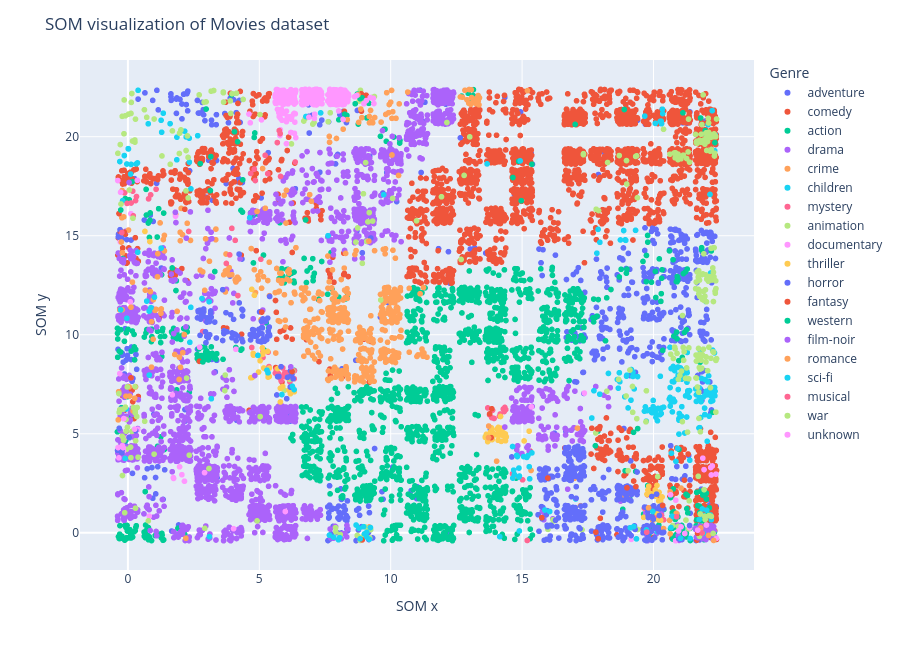

The notebook cell saved with this chart:
### Code cell
winning_neurons = np.array([som.winner(x) for x in features_movies])
offset = np.random.uniform(-0.4, 0.4, size=winning_neurons.shape)
wn = winning_neurons + offset

som_df = pd.DataFrame({
    'x': wn[:, 0],
    'y': wn[:, 1],
    'Genre': movies['genres'].apply(lambda x: x[0] if len(x) > 0 else 'unknown').values,
    'Title': movies['title'].values
})

fig = px.scatter(
    som_df,
    x='x', y='y',
    color='Genre',
    hover_data={'Title': True, 'Genre': True, 'x': False, 'y': False},
    width=900, height=650
)
fig.update_layout(
    title='SOM visualization of Movies dataset',
    xaxis_title='SOM x',
    yaxis_title='SOM y',
)
fig.show()

### Figure 1 — Plotly figure (JSON) as saved in the notebook; plotly's stock layout.template omitted (floating-point values rounded to 4 significant figures; data arrays with more than 128 entries replaced by an {"elided": "..."} marker saying what was removed)
{"data": [{"customdata": {"elided": "652x2 str values"}, "hovertemplate": "Genre=%{customdata[1]}<br>Title=%{customdata[0]}<extra></extra>", "legendgroup": "adventure", "marker": {"color": "#636efa", "symbol": "circle"}, "mode": "markers", "name": "adventure", "showlegend": true, "type": "scattergl", "x": {"elided": "652 float values"}, "xaxis": "x", "y": {"elided": "652 float values"}, "yaxis": "y"}, {"customdata": {"elided": "2776x2 str values"}, "hovertemplate": "Genre=%{customdata[1]}<br>Title=%{customdata[0]}<extra></extra>", "legendgroup": "comedy", "marker": {"color": "#EF553B", "symbol": "circle"}, "mode": "markers", "name": "comedy", "showlegend": true, "type": "scattergl", "x": {"elided": "2776 float values"}, "xaxis": "x", "y": {"elided": "2776 float values"}, "yaxis": "y"}, {"customdata": {"elided": "1828x2 str values"}, "hovertemplate": "Genre=%{customdata[1]}<br>Title=%{customdata[0]}<extra></extra>", "legendgroup": "action", "marker": {"color": "#00cc96", "symbol": "circle"}, "mode": "markers", "name": "action", "showlegend": true, "type": "scattergl", "x": {"elided": "1828 float values"}, "xaxis": "x", "y": {"elided": "1828 float values"}, "yaxis": "y"}, {"customdata": {"elided": "2218x2 str values"}, "hovertemplate": "Genre=%{customdata[1]}<br>Title=%{customdata[0]}<extra></extra>", "legendgroup": "drama", "marker": {"color": "#ab63fa", "symbol": "circle"}, "mode": "markers", "name": "drama", "showlegend": true, "type": "scattergl", "x": {"elided": "2218 float values"}, "xaxis": "x", "y": {"elided": "2218 float values"}, "yaxis": "y"}, {"customdata": {"elided": "534x2 str values"}, "hovertemplate": "Genre=%{customdata[1]}<br>Title=%{customdata[0]}<extra></extra>", "legendgroup": "crime", "marker": {"color": "#FFA15A", "symbol": "circle"}, "mode": "markers", "name": "crime", "showlegend": true, "type": "scattergl", "x": {"elided": "534 float values"}, "xaxis": "x", "y": {"elided": "534 float values"}, "yaxis": "y"}, {"customdata": {"elided": "197x2 str values"}, "hovertemplate": "Genre=%{customdata[1]}<br>Title=%{customdata[0]}<extra></extra>", "legendgroup": "children", "marker": {"color": "#19d3f3", "symbol": "circle"}, "mode": "markers", "name": "children", "showlegend": true, "type": "scattergl", "x": {"elided": "197 float values"}, "xaxis": "x", "y": {"elided": "197 float values"}, "yaxis": "y"}, {"customdata": [["Twelve Monkeys (a.k.a. 12 Monkeys) (1995)", "mystery"], ["Seven (a.k.a. Se7en) (1995)", "mystery"], ["Unforgettable (1996)", "mystery"], ["Just Cause (1995)", "mystery"], ["Underneath (1995)", "mystery"], ["True Crime (1996)", "mystery"], ["Rear Window (1954)", "mystery"], ["Spellbound (1945)", "mystery"], ["Absolute Power (1997)", "mystery"], ["Stage Fright (1950)", "mystery"], ["Saboteur (1942)", "mystery"], ["Mortal Thoughts (1991)", "mystery"], ["Stepford Wives, The (1975)", "mystery"], ["Dead Again (1991)", "mystery"], ["Pacific Heights (1990)", "mystery"], ["Eyes of Laura Mars (1978)", "mystery"], ["Jennifer 8 (1992)", "mystery"], ["Memento (2000)", "mystery"], ["Obsession (1976)", "mystery"], ["Masquerade (1988)", "mystery"], ["Cat o' Nine Tails, The (Gatto a nove code, Il) (1971)", "mystery"], ["Vanishing, The (1993)", "mystery"], ["Dressed to Kill (1980)", "mystery"], ["Vanilla Sky (2001)", "mystery"], ["Seconds (1966)", "mystery"], ["Blow Out (1981)", "mystery"], ["Truth About Charlie, The (2002)", "mystery"], ["Andromeda Strain, The (1971)", "mystery"], ["Shattered (1991)", "mystery"], ["Secret Window (2004)", "mystery"], ["Body Double (1984)", "mystery"], ["Maltese Falcon, The (a.k.a. Dangerous Female) (1931)", "mystery"], ["Fear X (2003)", "mystery"], ["Sherlock Holmes: The Woman in Green (1945)", "mystery"], ["Old Boy (2003)", "mystery"], ["Bunny Lake Is Missing (1965)", "mystery"], ["District 9 (2009)", "mystery"], ["Buried (2010)", "mystery"], ["Exam (2009)", "mystery"], ["Super 8 (2011)", "mystery"], ["Raven, The (2012)", "mystery"], ["Enemy (2013)", "mystery"], ["The Boy Next Door (2015)", "mystery"], ["Narcopolis (2014)", "mystery"], ["Death Note Rewrite: Genshisuru Kami (2007)", "mystery"], ["Project X (1968)", "mystery"], ["The Wailing (2016)", "mystery"], ["Inferno (2016)", "mystery"]], "hovertemplate": "Genre=%{customdata[1]}<br>Title=%{customdata[0]}<extra></extra>", "legendgroup": "mystery", "marker": {"color": "#FF6692", "symbol": "circle"}, "mode": "markers", "name": "mystery", "showlegend": true, "type": "scattergl", "x": [5.897, 6.019, 15.02, 6.001, 5.612, 5.74, 3.745, 4.084, 14.38, 3.955, 3.873, 13.93, 5.14, 5.761, 5.641, 4.712, 14.28, 6.165, 5.337, 20.31, 5.142, 14.14, 19.65, 14.64, 4.186, 5.368, 14.32, 2.844, 14.34, 6.334, 13.85, 2.312, 13.87, 1.072, 6.328, 5.059, 5.892, 5.719, 5.973, 5.765, 14.17, 5.83, 20.04, 20.39, 6.229, 15.2, 13.69, 13.76], "xaxis": "x", "y": [7.911, 8.09, 2.677, 7.876, 8.064, 8.027, 13.6, 14.77, 6.224, 15.37, 14.03, 5.775, 8.853, 7.937, 8.249, 9.357, 6.251, 7.621, 9.122, 0.8756, 9.153, 5.891, 1.242, 2.987, 11.98, 8.393, 6.125, 10.16, 6.335, 8.183, 5.814, 15.22, 6.187, 17.35, 7.779, 13.81, 8.325, 7.974, 8.087, 7.836, 6.0, 7.676, 0.7593, 0.6557, 8.096, -0.3856, 6.307, 5.96], "yaxis": "y"}, {"customdata": {"elided": "297x2 str values"}, "hovertemplate": "Genre=%{customdata[1]}<br>Title=%{customdata[0]}<extra></extra>", "legendgroup": "animation", "marker": {"color": "#B6E880", "symbol": "circle"}, "mode": "markers", "name": "animation", "showlegend": true, "type": "scattergl", "x": {"elided": "297 float values"}, "xaxis": "x", "y": {"elided": "297 float values"}, "yaxis": "y"}, {"customdata": {"elided": "385x2 str values"}, "hovertemplate": "Genre=%{customdata[1]}<br>Title=%{customdata[0]}<extra></extra>", "legendgroup": "documentary", "marker": {"color": "#FF97FF", "symbol": "circle"}, "mode": "markers", "name": "documentary", "showlegend": true, "type": "scattergl", "x": {"elided": "385 float values"}, "xaxis": "x", "y": {"elided": "385 float values"}, "yaxis": "y"}, {"customdata": {"elided": "83x2 str values"}, "hovertemplate": "Genre=%{customdata[1]}<br>Title=%{customdata[0]}<extra></extra>", "legendgroup": "thriller", "marker": {"color": "#FECB52", "symbol": "circle"}, "mode": "markers", "name": "thriller", "showlegend": true, "type": "scattergl", "x": [13.83, 14.1, 14.18, 4.73, 14.4, 4.679, 13.64, 13.83, 14.33, 19.63, 5.332, 5.171, 13.67, 19.98, 14.29, 5.117, 5.124, 5.317, 4.776, 4.232, 0.6482, 0.8361, 5.383, 14.06, 4.767, 4.713, 13.86, 5.017, 13.7, 14.21, 5.03, 20.12, 14.1, 4.813, 14.0, 19.9, 5.336, 14.28, 4.972, 20.2, 13.86, 13.86, 14.37, 14.09, 19.75, 13.69, 13.84, 19.82, 5.165, 5.378, 14.36, 13.81, 14.19, 14.1, 13.6, 14.2, 20.07, 6.129, 20.27, 6.328, 5.8, 14.07, 5.893, 20.0, 20.13, 13.62, 20.2, 20.21, 20.33, 5.803, 20.07, 15.08, 6.182, 14.23, 19.98, 14.21, 6.276, 6.097, 20.27, 5.692, 15.27, 19.79, 13.69], "xaxis": "x", "y": [4.968, 4.902, 5.874, 7.843, 4.844, 7.83, 4.978, 5.299, 4.872, 0.7818, 8.026, 8.322, 4.913, 1.94, 4.898, 9.338, 9.009, 9.162, 8.97, 11.61, 15.22, 14.7, 8.318, 5.254, 9.054, 12.29, 4.863, 8.95, 4.766, 5.182, 8.687, 1.013, 5.327, 11.99, 4.957, 1.975, 7.861, 5.051, 8.117, 0.6497, 4.707, 5.087, 4.65, 4.672, 1.953, 4.638, 5.222, 2.351, 9.15, 7.891, 4.991, 5.12, 5.286, 5.142, 4.816, 5.265, 1.854, 7.203, 1.614, 7.12, 7.299, 5.209, 7.384, 1.868, 2.394, 4.823, 1.617, 2.046, 1.81, 6.607, 2.17, 4.639, 7.024, 4.938, 1.871, 4.618, 7.34, 7.817, 0.6338, 8.291, 5.134, 2.157, 4.603], "yaxis": "y"}, {"customdata": {"elided": "468x2 str values"}, "hovertemplate": "Genre=%{customdata[1]}<br>Title=%{customdata[0]}<extra></extra>", "legendgroup": "horror", "marker": {"color": "#636efa", "symbol": "circle"}, "mode": "markers", "name": "horror", "showlegend": true, "type": "scattergl", "x": {"elided": "468 float values"}, "xaxis": "x", "y": {"elided": "468 float values"}, "yaxis": "y"}, {"customdata": [["Prophecy, The (1995)", "fantasy"], ["Candyman: Farewell to the Flesh (1995)", "fantasy"], ["Brazil (1985)", "fantasy"], ["Dracula (Bram Stoker's Dracula) (1992)", "fantasy"], ["Tales from the Darkside: The Movie (1990)", "fantasy"], ["Sleepy Hollow (1999)", "fantasy"], ["Ninth Gate, The (1999)", "fantasy"], ["Evil Dead, The (1981)", "fantasy"], ["Made in Heaven (1987)", "fantasy"], ["Last Wave, The (1977)", "fantasy"], ["Queen of the Damned (2002)", "fantasy"], ["Company of Wolves, The (1984)", "fantasy"], ["Videodrome (1983)", "fantasy"], ["Paperhouse (1988)", "fantasy"], ["Children of Dune (2003)", "fantasy"], ["Nightbreed (1990)", "fantasy"], ["Brigadoon (1954)", "fantasy"], ["Andalusian Dog, An (Chien andalou, Un) (1929)", "fantasy"], ["Topo, El (1970)", "fantasy"], ["Twilight Zone: The Movie (1983)", "fantasy"], ["Prince of Darkness (1987)", "fantasy"], ["Purgatory (1999)", "fantasy"], ["Ginger Snaps Back: The Beginning (2004)", "fantasy"], ["Survive Style 5+ (2004)", "fantasy"], ["7 Faces of Dr. Lao (1964)", "fantasy"], ["Silent Hill (2006)", "fantasy"], ["Night Listener, The (2006)", "fantasy"], ["Meshes of the Afternoon (1943)", "fantasy"], ["Troll 2 (1990)", "fantasy"], ["Snow White (1916)", "fantasy"], ["Nightmare on Elm Street, A (2010)", "fantasy"], ["Twilight Saga: Eclipse, The (2010)", "fantasy"], ["Heartless (2009)", "fantasy"], ["Red Riding Hood (2011)", "fantasy"], ["Troll Hunter, The (Trolljegeren) (2010)", "fantasy"], ["Insidious (2010)", "fantasy"], ["Insidious: Chapter 3 (2015)", "fantasy"], ["Fantastic Beasts and Where to Find Them (2016)", "fantasy"], ["Solace (2015)", "fantasy"], ["Miss Peregrine's Home for Peculiar Children (2016)", "fantasy"], ["Beauty and the Beast (2017)", "fantasy"], ["The Dark Tower (2017)", "fantasy"]], "hovertemplate": "Genre=%{customdata[1]}<br>Title=%{customdata[0]}<extra></extra>", "legendgroup": "fantasy", "marker": {"color": "#EF553B", "symbol": "circle"}, "mode": "markers", "name": "fantasy", "showlegend": true, "type": "scattergl", "x": [17.96, 18.69, 4.187, 17.87, 18.28, 18.13, 17.97, 17.88, 21.68, 18.21, 17.98, 17.81, 18.02, 18.31, 8.916, 17.9, 4.863, 2.166, 2.723, 15.98, 5.092, 8.881, 18.79, 6.248, 0.1182, 17.65, 13.85, -0.3385, 18.98, -0.1372, 20.35, 13.82, 18.99, 18.37, 17.94, 17.73, 19.33, 8.238, 13.76, 9.064, 8.886, 15.75], "xaxis": "x", "y": [5.36, 5.294, 21.68, 5.251, 4.653, 4.886, 4.812, 4.718, -0.02058, 5.802, 0.7348, 0.03336, 4.622, 4.654, -0.3576, -0.2964, 18.15, 16.34, 8.657, 2.767, 11.14, 22.17, 5.173, 8.145, 7.829, 5.279, 6.263, 16.12, 4.794, 15.18, 1.384, 4.807, 2.273, 5.021, 5.247, 3.249, 2.331, 21.28, 6.004, 22.09, 21.29, 0.765], "yaxis": "y"}, {"customdata": [["Wild Bill (1995)", "western"], ["Wyatt Earp (1994)", "western"], ["Bad Girls (1994)", "western"], ["Pale Rider (1985)", "western"], ["Alvarez Kelly (1966)", "western"], ["High Plains Drifter (1973)", "western"], ["Little Big Man (1970)", "western"], ["Jeremiah Johnson (1972)", "western"], ["Mackenna's Gold (1969)", "western"], ["Rio Bravo (1959)", "western"], ["One-Eyed Jacks (1961)", "western"], ["Hombre (1967)", "western"], ["She Wore a Yellow Ribbon (1949)", "western"], ["Tom Horn (1980)", "western"], ["Nevada Smith (1966)", "western"], ["Winchester '73 (1950)", "western"], ["Open Range (2003)", "western"], ["Pat Garrett and Billy the Kid (1973)", "western"], ["Appaloosa (2008)", "western"], ["Winds of the Wasteland (1936)", "western"], ["True Grit (2010)", "western"], ["The Hateful Eight (2015)", "western"], ["The Dark Valley (2014)", "western"]], "hovertemplate": "Genre=%{customdata[1]}<br>Title=%{customdata[0]}<extra></extra>", "legendgroup": "western", "marker": {"color": "#00cc96", "symbol": "circle"}, "mode": "markers", "name": "western", "showlegend": true, "type": "scattergl", "x": [8.91, 8.73, 8.649, 4.108, 3.064, 3.212, 3.212, 3.228, 2.926, 3.125, 0.05246, 3.354, -0.09901, 2.853, 3.091, 0.6921, 8.026, 3.174, 8.837, -0.2717, 8.248, 8.334, 9.167], "xaxis": "x", "y": [21.97, 22.15, 21.66, 9.356, 8.727, 9.058, 8.984, 8.972, 8.916, 9.019, 16.81, 8.773, 16.88, 8.63, 8.911, 17.34, 20.85, 9.388, 21.92, 16.3, 21.13, 21.07, 21.69], "yaxis": "y"}, {"customdata": [["Suture (1993)", "film-noir"], ["Maltese Falcon, The (1941)", "film-noir"], ["Notorious (1946)", "film-noir"], ["Third Man, The (1949)", "film-noir"], ["Out of the Past (1947)", "film-noir"], ["Suspicion (1941)", "film-noir"], ["Angel Heart (1987)", "film-noir"], ["Kiss Me Deadly (1955)", "film-noir"], ["D.O.A. (1988)", "film-noir"], ["Pickup on South Street (1953)", "film-noir"], ["Undercurrent (1946)", "film-noir"], ["13 Tzameti (2005)", "film-noir"]], "hovertemplate": "Genre=%{customdata[1]}<br>Title=%{customdata[0]}<extra></extra>", "legendgroup": "film-noir", "marker": {"color": "#ab63fa", "symbol": "circle"}, "mode": "markers", "name": "film-noir", "showlegend": true, "type": "scattergl", "x": [14.34, 3.165, 3.047, 3.043, 1.806, 3.193, 16.73, 1.828, 6.199, 2.377, 2.224, 4.831], "xaxis": "x", "y": [5.342, 15.18, 16.29, 15.36, 16.18, 14.85, 2.204, 15.67, 8.379, 16.2, 14.88, 7.94], "yaxis": "y"}, {"customdata": [["Jack and Sarah (1995)", "romance"], ["Farewell to Arms, A (1932)", "romance"], ["Hustler White (1996)", "romance"], ["In Love and War (1996)", "romance"], ["Kama Sutra: A Tale of Love (1996)", "romance"], ["Love Jones (1997)", "romance"], ["Love and Other Catastrophes (1996)", "romance"], ["Temptress Moon (Feng Yue) (1996)", "romance"], ["Fall (1997)", "romance"], ["Life Less Ordinary, A (1997)", "romance"], ["Meet Joe Black (1998)", "romance"], ["Message in a Bottle (1999)", "romance"], ["Autumn Tale, An (Conte d'automne) (1998)", "romance"], ["Against All Odds (1984)", "romance"], ["Big Country, The (1958)", "romance"], ["House of Mirth, The (2000)", "romance"], ["Claim, The (2000)", "romance"], ["Cherry 2000 (1987)", "romance"], ["Angel Eyes (2001)", "romance"], ["Happy Accidents (2000)", "romance"], ["Enigma (2001)", "romance"], ["Brown Sugar (2002)", "romance"], ["Rio Grande (1950)", "romance"], ["He Loves Me... He Loves Me Not (À la folie... pas du tout) (2002)", "romance"], ["Open Hearts (Elsker dig for evigt) (2002)", "romance"], ["And Now... Ladies and Gentlemen... (2002)", "romance"], ["Dirty Dancing: Havana Nights (2004)", "romance"], ["Jetée, La (1962)", "romance"], ["Code 46 (2003)", "romance"], ["Raise Your Voice (2004)", "romance"], ["Emma (1996)", "romance"], ["Paris, I Love You (Paris, je t'aime) (2006)", "romance"], ["Adjustment Bureau, The (2011)", "romance"], ["Birdemic: Shock and Terror (2010)", "romance"], ["Upstream Color (2013)", "romance"], ["Before We Go (2014)", "romance"], ["'Tis the Season for Love (2015)", "romance"], ["Anything for Love (2016)", "romance"]], "hovertemplate": "Genre=%{customdata[1]}<br>Title=%{customdata[0]}<extra></extra>", "legendgroup": "romance", "marker": {"color": "#FFA15A", "symbol": "circle"}, "mode": "markers", "name": "romance", "showlegend": true, "type": "scattergl", "x": [9.233, -0.2509, 7.936, 10.0, 7.672, 8.191, 9.186, 9.393, 22.29, 13.73, 8.782, 9.314, 7.664, 9.944, 6.032, 10.03, 8.754, 9.847, 19.81, 8.349, 13.72, 20.61, 5.124, 7.609, 8.682, 8.285, 8.863, 6.016, 9.169, 9.385, 8.902, 9.193, 15.34, 14.03, 14.72, 9.286, 10.65, 10.32], "xaxis": "x", "y": [21.33, 14.68, 19.91, 21.74, 19.72, 20.38, 21.02, 20.97, -0.3834, 5.39, 20.72, 20.7, 20.02, 21.62, 17.3, 22.34, 22.12, 22.22, 1.265, 20.86, 4.808, 0.6294, 18.39, 13.98, 14.25, 14.11, 21.4, 15.64, 14.73, 14.25, 20.96, 20.7, 3.149, 3.617, 2.868, 20.79, 22.25, 21.66], "yaxis": "y"}, {"customdata": [["Island of Dr. Moreau, The (1996)", "sci-fi"], ["Sphere (1998)", "sci-fi"], ["2010: The Year We Make Contact (1984)", "sci-fi"], ["Meteor (1979)", "sci-fi"], ["It Came from Outer Space (1953)", "sci-fi"], ["Earth vs. the Flying Saucers (1956)", "sci-fi"], ["Zone 39 (1997)", "sci-fi"], ["Mission to Mars (2000)", "sci-fi"], ["Retroactive (1997)", "sci-fi"], ["Runaway (1984)", "sci-fi"], ["Battle Beyond the Stars (1980)", "sci-fi"], ["When Worlds Collide (1951)", "sci-fi"], ["Angry Red Planet, The (1959)", "sci-fi"], ["Incredible Shrinking Man, The (1957)", "sci-fi"], ["Brainstorm (1983)", "sci-fi"], ["20 Million Miles to Earth (1957)", "sci-fi"], ["Time After Time (1979)", "sci-fi"], ["Android (1982)", "sci-fi"], ["Beginning of the End (1957)", "sci-fi"], ["Amazing Transparent Man, The (1960)", "sci-fi"], ["Alien from L.A. (1988)", "sci-fi"], ["Boy and His Dog, A (1975)", "sci-fi"], ["Robot Jox (1990)", "sci-fi"], ["This Island Earth (1955)", "sci-fi"], ["Final Cut, The (2004)", "sci-fi"], ["Robinson Crusoe on Mars (1964)", "sci-fi"], ["Futureworld (1976)", "sci-fi"], ["Brave New World (1998)", "sci-fi"], ["Babylon 5: The Gathering (1993)", "sci-fi"], ["Stargate: Continuum (2008)", "sci-fi"], ["Babylon 5: The Legend of the Rangers: To Live and Die in Starlight (2002)", "sci-fi"], ["Babylon 5: The Lost Tales - Voices in the Dark (2007)", "sci-fi"], ["Timecrimes (Cronocrímenes, Los) (2007)", "sci-fi"], ["Push (2009)", "sci-fi"], ["Cargo (2009)", "sci-fi"], ["Skyline (2010)", "sci-fi"], ["Limitless (2011)", "sci-fi"], ["Contagion (2011)", "sci-fi"], ["Atomic Submarine, The (1959)", "sci-fi"], ["Sharknado (2013)", "sci-fi"], ["Interstellar (2014)", "sci-fi"], ["Dawn of the Planet of the Apes (2014)", "sci-fi"], ["Signal, The (2014)", "sci-fi"], ["Autómata (Automata) (2014)", "sci-fi"], ["Omega Doom (1996)", "sci-fi"], ["Paradox (2010)", "sci-fi"], ["Oblivion 2: Backlash (1996)", "sci-fi"], ["Project Almanac (2015)", "sci-fi"], ["Idaho Transfer (1973)", "sci-fi"], ["Doctor Who: A Christmas Carol (2010)", "sci-fi"], ["Doctor Who: The Runaway Bride (2007)", "sci-fi"], ["Buck Rogers in the 25th Century (1979)", "sci-fi"], ["Webmaster (1998)", "sci-fi"], ["ARQ (2016)", "sci-fi"], ["Arrival (2016)", "sci-fi"], ["Saturn 3 (1980)", "sci-fi"], ["Guyver: Dark Hero (1994)", "sci-fi"], ["Seven Sisters (2017)", "sci-fi"], ["Blade Runner 2049 (2017)", "sci-fi"], ["2048: Nowhere to Run (2017)", "sci-fi"], ["The Darkest Minds (2018)", "sci-fi"]], "hovertemplate": "Genre=%{customdata[1]}<br>Title=%{customdata[0]}<extra></extra>", "legendgroup": "sci-fi", "marker": {"color": "#19d3f3", "symbol": "circle"}, "mode": "markers", "name": "sci-fi", "showlegend": true, "type": "scattergl", "x": [14.64, 15.37, 8.969, 14.9, -0.2025, 19.35, 20.85, 15.86, 5.292, 15.06, 9.001, -0.2784, 2.356, 3.09, 15.27, -0.03902, 4.948, 9.086, 19.25, 2.394, 8.838, 8.794, 20.66, 19.12, 14.9, 0.1036, 14.79, 20.74, 8.683, 16.05, 9.089, 9.185, 5.332, 14.82, 7.827, 19.97, 14.68, 14.88, 2.818, 21.38, 7.334, 7.668, 5.86, 15.22, 20.68, 15.29, 21.03, 14.88, 19.73, -0.1044, 9.229, 14.15, 8.057, 6.324, 6.775, 15.18, 20.91, 6.258, 8.013, 14.65, 14.71], "xaxis": "x", "y": [4.359, 4.036, 0.3084, 0.09353, 16.77, -0.3059, 3.606, 1.151, 8.214, 3.845, -0.05511, 11.26, 9.619, 11.67, 3.336, 10.83, 8.959, 0.02645, 0.3181, 11.38, -0.303, 0.2308, 0.2671, 0.2554, 2.868, 18.11, 3.911, 0.8235, 0.3943, 1.077, -0.2123, -0.324, 8.081, 3.851, -0.2191, 1.078, 3.166, 2.819, 11.83, 3.666, 21.2, -0.1143, 6.98, 3.902, 4.019, 2.725, -0.275, 3.27, 0.1489, 3.755, 0.2681, -0.1913, -0.2473, 7.231, 21.02, 3.808, 4.266, 7.398, -0.3503, 2.763, 2.948], "yaxis": "y"}, {"customdata": [["American in Paris, An (1951)", "musical"], ["Meet Me in St. Louis (1944)", "musical"], ["Gigi (1958)", "musical"], ["Inspector General, The (1949)", "musical"], ["Sound of Music, The (1965)", "musical"], ["Broadway Melody, The (1929)", "musical"], ["Tommy (1975)", "musical"], ["South Pacific (1958)", "musical"], ["Happy Go Lovely (1951)", "musical"], ["Gypsy (1962)", "musical"], ["Unsinkable Molly Brown, The (1964)", "musical"], ["Fantasticks, The (1995)", "musical"], ["Calamity Jane (1953)", "musical"], ["Love Me Tender (1956)", "musical"], ["Breakin' 2: Electric Boogaloo (1984)", "musical"], ["Silk Stockings (1957)", "musical"], ["From Justin to Kelly (2003)", "musical"], ["Jolson Story, The (1946)", "musical"], ["Oklahoma! (1955)", "musical"], ["Gold Diggers of 1933 (1933)", "musical"], ["Easter Parade (1948)", "musical"], ["Moonwalker (1988)", "musical"], ["Cats (1998)", "musical"]], "hovertemplate": "Genre=%{customdata[1]}<br>Title=%{customdata[0]}<extra></extra>", "legendgroup": "musical", "marker": {"color": "#FF6692", "symbol": "circle"}, "mode": "markers", "name": "musical", "showlegend": true, "type": "scattergl", "x": [4.81, 0.7865, 0.1845, 0.2905, 5.808, -0.2322, 6.367, 5.322, 0.8643, 19.74, 5.222, 5.758, 0.3268, 0.122, 20.88, -0.1249, 21.85, -0.03051, 4.848, 0.2051, 4.669, 5.793, 5.685], "xaxis": "x", "y": [18.36, 16.86, 17.25, 16.77, 17.99, 15.16, 18.72, 18.13, 17.06, 0.03489, 19.06, 20.31, 16.98, 16.65, 0.8118, 17.16, -0.009419, 16.63, 17.79, 16.01, 18.15, 20.16, 19.7], "yaxis": "y"}, {"customdata": [["Pork Chop Hill (1959)", "war"], ["Run Silent Run Deep (1958)", "war"], ["Objective, Burma! (1945)", "war"], ["Battle for Haditha (2007)", "war"]], "hovertemplate": "Genre=%{customdata[1]}<br>Title=%{customdata[0]}<extra></extra>", "legendgroup": "war", "marker": {"color": "#B6E880", "symbol": "circle"}, "mode": "markers", "name": "war", "showlegend": true, "type": "scattergl", "x": [0.0559, -0.2623, 0.1931, 0.7779], "xaxis": "x", "y": [17.31, 16.6, 15.88, 0.6064], "yaxis": "y"}, {"customdata": [["La cravate (1957)", "unknown"], ["Ben-hur (2016)", "unknown"], ["Pirates of the Caribbean: Dead Men Tell No Tales (2017)", "unknown"], ["Superfast! (2015)", "unknown"], ["Let It Be Me (1995)", "unknown"], ["Trevor Noah: African American (2013)", "unknown"], ["Guardians (2016)", "unknown"], ["Green Room (2015)", "unknown"], ["The Brand New Testament (2015)", "unknown"], ["A Cosmic Christmas (1977)", "unknown"], ["Grease Live (2016)", "unknown"], ["Noin 7 veljestä (1968)", "unknown"], ["Ali Wong: Baby Cobra (2016)", "unknown"], ["A Midsummer Night's Dream (2016)", "unknown"], ["The Forbidden Dance (1990)", "unknown"], ["Ethel & Ernest (2016)", "unknown"], ["Whiplash (2013)", "unknown"], ["Lemonade (2016)", "unknown"], ["T2 3-D: Battle Across Time (1996)", "unknown"], ["The Godfather Trilogy: 1972-1990 (1992)", "unknown"], ["The Adventures of Sherlock Holmes and Doctor Watson: The Hunt for the Tiger (1980)", "unknown"], ["The Putin Interviews (2017)", "unknown"], ["Too Funny to Fail: The Life and Death of The Dana Carvey Show (2017)", "unknown"], ["Serving in Silence: The Margarethe Cammermeyer Story (1995)", "unknown"], ["A Christmas Story Live! (2017)", "unknown"]], "hovertemplate": "Genre=%{customdata[1]}<br>Title=%{customdata[0]}<extra></extra>", "legendgroup": "unknown", "marker": {"color": "#FF97FF", "symbol": "circle"}, "mode": "markers", "name": "unknown", "showlegend": true, "type": "scattergl", "x": [-0.2789, 21.68, 8.186, 22.01, 9.363, 9.343, 8.626, 9.071, 7.096, 4.107, 20.65, -0.3843, -0.3438, 7.107, 9.218, 8.981, -0.2142, -0.1793, 6.889, 0.2565, -0.1554, 8.71, -0.3728, 8.021, 20.85], "xaxis": "x", "y": [17.19, 0.1355, 20.87, 0.3924, 21.67, 21.94, 22.02, 21.82, 20.92, 9.271, 1.92, 17.79, 3.784, 21.13, 21.98, 21.67, 4.399, 4.303, 20.98, 5.236, 5.768, 22.08, 4.304, 21.3, 1.648], "yaxis": "y"}], "layout": {"height": 650, "legend": {"title": {"text": "Genre"}, "tracegroupgap": 0}, "margin": {"t": 60}, "title": {"text": "SOM visualization of Movies dataset"}, "width": 900, "xaxis": {"anchor": "y", "domain": [0, 1], "title": {"text": "SOM x"}}, "yaxis": {"anchor": "x", "domain": [0, 1], "title": {"text": "SOM y"}}}}
